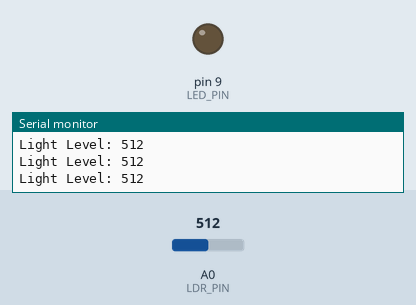
The sketch below on a simulated Arduino Uno, built with avr-gcc and run on an emulated ATmega328P. Parts: output pins drawn as LEDs (lit = HIGH), the last lines printed to the serial monitor. The inputs (shaded band) are chosen by the test bench; at power-on: A0 (LDR_PIN) = 512.

Above: at 1.2 s.
1.3 s: A0 (LDR_PIN) set to 489
At 2.3 s:
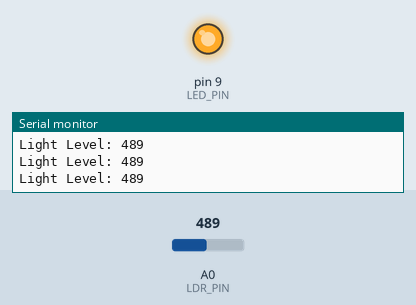
2.8 s: A0 (LDR_PIN) set to 510
At 3.6 s:
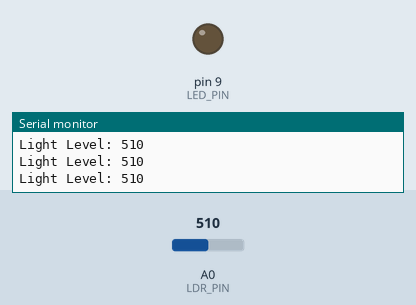
4.3 s: A0 (LDR_PIN) set to 490
At 5.0 s:
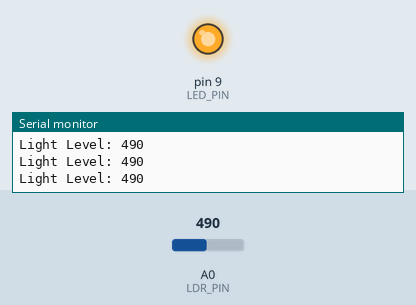
Timing chart, 0 to 7.3 s (numbered marks = the images above; inputs shaded):
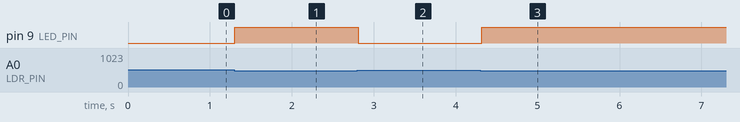

The sketch:

code.ino
```cpp
const int LDR_PIN = A0;      // Photoresistor voltage signal
const int LED_PIN = 9;       // LED control pin
const int THRESHOLD = 500;   // Trigger point for dark vs light

void setup() {
  pinMode(LED_PIN, OUTPUT);
  Serial.begin(9600);        // Opens Serial Monitor
}

void loop() {
  int sensorValue = analogRead(LDR_PIN);  // Read raw light level (0-1023)

  Serial.print("Light Level: ");
  Serial.println(sensorValue);

  // If it gets dark (value drops below threshold), turn LED ON
  if (sensorValue < THRESHOLD) {
    digitalWrite(LED_PIN, HIGH);
  } else {
    digitalWrite(LED_PIN, LOW);
  }

  delay(100);
}
```

Measured:
- the behaviour switches between 500 and 499 on A0 (LDR_PIN) (found by bisection; images 0 and 1)
- after the input at 1.3 s, pin 9 (LED_PIN): LOW → HIGH at once
- after the input at 2.8 s, pin 9 (LED_PIN): HIGH → LOW at once
- after the input at 4.3 s, pin 9 (LED_PIN): LOW → HIGH at once
